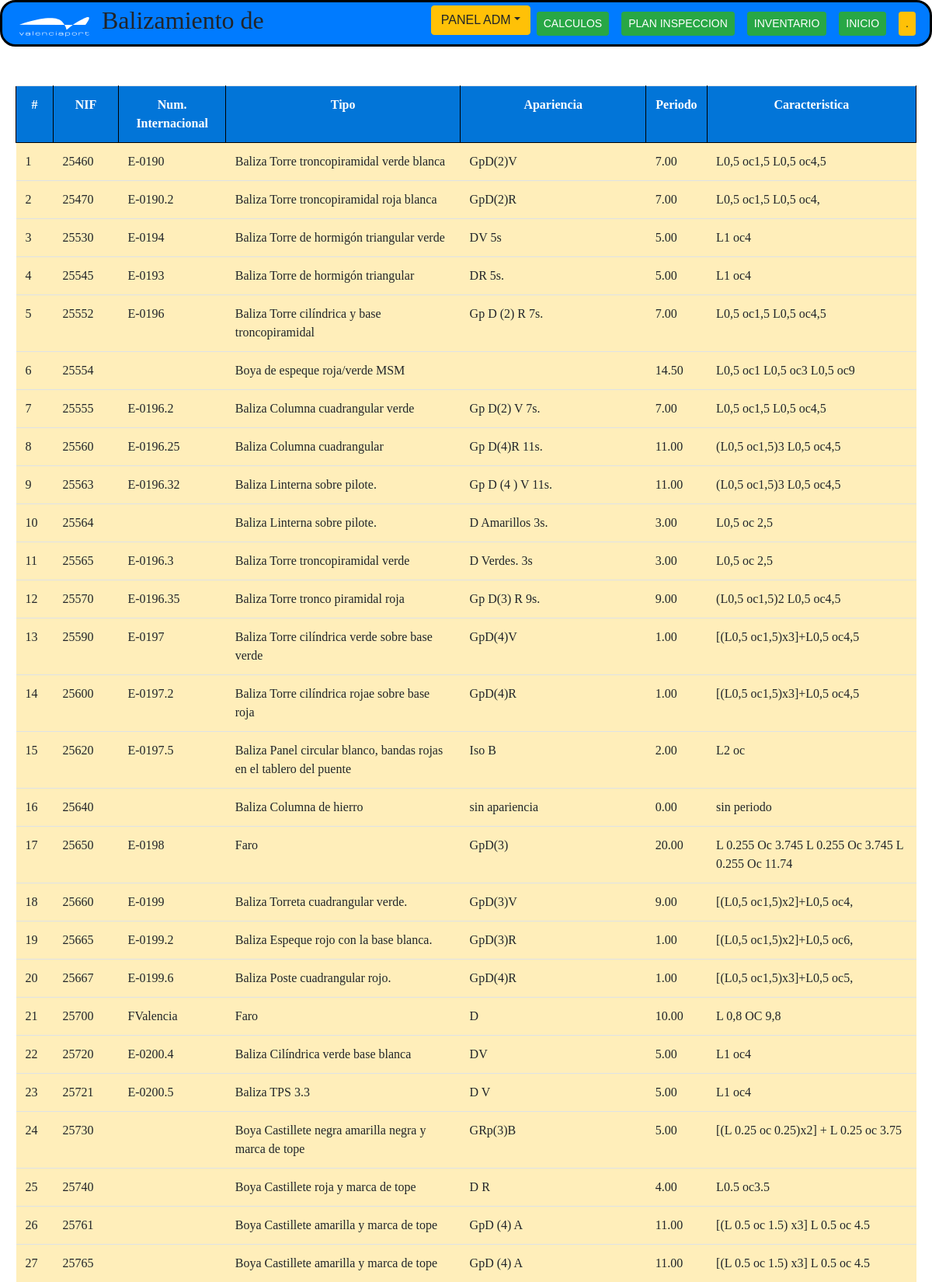
The app's page /san.php (upper part) with its own data.
### tables this page shows
CREATE TABLE `localizacion` (
  `nif` varchar(8) NOT NULL,
  `puerto` varchar(50) DEFAULT NULL,
  `num_local` decimal(5,0) DEFAULT NULL,
  `localizacion` varchar(70) DEFAULT NULL,
  `latitud` varchar(15) DEFAULT NULL,
  `longitud` varchar(15) DEFAULT NULL,
  PRIMARY KEY (`nif`),
  CONSTRAINT `localizacion_FK` FOREIGN KEY (`nif`) REFERENCES `balizamiento` (`nif`)
);

CREATE TABLE `balizamiento` (
  `nif` varchar(8) NOT NULL,
  `num_internacional` varchar(12) DEFAULT NULL,
  `tipo` varchar(250) DEFAULT NULL,
  `telecontrol` varchar(200) DEFAULT NULL,
  `apariencia` varchar(50) DEFAULT NULL,
  `periodo` decimal(5,2) DEFAULT NULL,
  `caracteristica` varchar(50) NOT NULL,
  PRIMARY KEY (`nif`)
);

### san.php (the view, shortened to what this page needs)
<?php
    include 'funciones.php';
?>
<!DOCTYPE html>
<html lang="es">
<head>
    <link href="./css/bootstrap.min.css" rel="stylesheet" />
    <link rel="stylesheet" type="text/css" href="./css/style.css" />
</head>
<body>
<?php $puerto = ucwords($_GET['puerto']);
?>
    <div class="container-fluid" style="margin-top:90px;margin-bottom:60px;">
        <div class="row">
            <div class="col-12" style="padding:20px">
                <div class="table-responsive">
                    <table class="table table-hover">
                        <tr class="info-color-dark">
                        <th>#</th>
                            <th>NIF</th>
                            <th>Num. Internacional</th>
                            <th>Tipo</th>
                            <th>Apariencia</th>
                            <th>Periodo</th>
                            <th>Caracteristica</th>
                        </tr>
                        <?php
                        $db = conectaDb();
                        if ($puerto != 'Externo') {
                            $consulta = "SELECT * FROM balizamiento b, localizacion l where b.nif=l.nif AND l.puerto like '%$puerto%' order by l.nif";
                        } else {
                            $consulta = "SELECT * FROM balizamiento b, localizacion l where b.nif=l.nif AND l.puerto not like '%valencia%' and l.puerto not like '%sagunto%' and l.puerto not like '%gandia%' order by l.nif";
                        }
                        $result = $db->prepare($consulta);
                        $result->execute();
                        if (!$result || $result->rowCount() == 0) {
                            echo "<p>Error en la consulta o sin resultados</p>\n";
                        } else {
                            $cont=1;
                            foreach ($result as $i) {
                                echo "<tr  class='table-warning seleccion'>  <td> $cont </td> <td> $i[nif] </td> <td>$i[num_internacional]</td>  <td>$i[tipo]</td>   <td>$i[apariencia]</td> <td>$i[periodo]</td> <td>$i[caracteristica]</td>    </tr>\n";
                           $cont++;
                            }
                        }
                        ?>
                    </table>
                </div>
            </div>
        </div>
    </div>
</body>
</html>

### css/style.css (style rules this page uses)
body { background: url(../img/images/fondo-home.jpg) no-repeat center center; background-size: cover; -moz-background-size: cover; -webkit-background-size: cover; -o-background-size: cover; background-attachment: fixed; }
body, input, select, textarea { font-family: "Merriweather", Georgia, serif; font-size: 1em; }
th { text-align: center; background-color: #0275d8; color: white; border: 1px solid black; }

### records on screen
localizacion: nif "25460", nif.num_internacional "E-0190", nif.tipo "Baliza Torre troncopiramidal verde blanca", nif.apariencia "GpD(2)V", nif.periodo "7.00", nif.caracteristica "L0,5 oc1,5 L0,5 oc4,5"
localizacion: nif "25470", nif.num_internacional "E-0190.2", nif.tipo "Baliza Torre troncopiramidal roja blanca", nif.apariencia "GpD(2)R", nif.periodo "7.00", nif.caracteristica "L0,5 oc1,5 L0,5 oc4,"
localizacion: nif "25530", nif.num_internacional "E-0194", nif.tipo "Baliza Torre de hormigón triangular verde", nif.apariencia "DV 5s", nif.periodo "5.00", nif.caracteristica "L1 oc4"
localizacion: nif "25545", nif.num_internacional "E-0193", nif.tipo "Baliza Torre de hormigón triangular", nif.apariencia "DR 5s.", nif.periodo "5.00", nif.caracteristica "L1 oc4"
localizacion: nif "25552", nif.num_internacional "E-0196", nif.tipo "Baliza Torre cilíndrica y base troncopiramidal", nif.apariencia "Gp D (2) R 7s.", nif.periodo "7.00", nif.caracteristica "L0,5 oc1,5 L0,5 oc4,5"
localizacion: nif "25554", nif.tipo "Boya de espeque roja/verde MSM", nif.periodo "14.50", nif.caracteristica "L0,5 oc1 L0,5 oc3 L0,5 oc9"
localizacion: nif "25555", nif.num_internacional "E-0196.2", nif.tipo "Baliza Columna cuadrangular verde", nif.apariencia "Gp D(2) V 7s.", nif.periodo "7.00", nif.caracteristica "L0,5 oc1,5 L0,5 oc4,5"
localizacion: nif "25560", nif.num_internacional "E-0196.25", nif.tipo "Baliza Columna cuadrangular", nif.apariencia "Gp D(4)R 11s.", nif.periodo "11.00", nif.caracteristica "(L0,5 oc1,5)3 L0,5 oc4,5"
localizacion: nif "25563", nif.num_internacional "E-0196.32", nif.tipo "Baliza Linterna sobre pilote.", nif.apariencia "Gp D (4 ) V 11s.", nif.periodo "11.00", nif.caracteristica "(L0,5 oc1,5)3 L0,5 oc4,5"
localizacion: nif "25564", nif.tipo "Baliza Linterna sobre pilote.", nif.apariencia "D Amarillos 3s.", nif.periodo "3.00", nif.caracteristica "L0,5 oc 2,5"
localizacion: nif "25565", nif.num_internacional "E-0196.3", nif.tipo "Baliza Torre troncopiramidal verde", nif.apariencia "D Verdes. 3s", nif.periodo "3.00", nif.caracteristica "L0,5 oc 2,5"
localizacion: nif "25570", nif.num_internacional "E-0196.35", nif.tipo "Baliza Torre tronco piramidal roja", nif.apariencia "Gp D(3) R 9s.", nif.periodo "9.00", nif.caracteristica "(L0,5 oc1,5)2 L0,5 oc4,5"
localizacion: nif "25590", nif.num_internacional "E-0197", nif.tipo "Baliza Torre cilíndrica verde sobre base verde", nif.apariencia "GpD(4)V", nif.periodo "1.00", nif.caracteristica "[(L0,5 oc1,5)x3]+L0,5 oc4,5"
localizacion: nif "25600", nif.num_internacional "E-0197.2", nif.tipo "Baliza Torre cilíndrica rojae sobre base roja", nif.apariencia "GpD(4)R", nif.periodo "1.00", nif.caracteristica "[(L0,5 oc1,5)x3]+L0,5 oc4,5"
localizacion: nif "25620", nif.num_internacional "E-0197.5", nif.tipo "Baliza Panel circular blanco, bandas rojas en el tablero del puente", nif.apariencia "Iso B", nif.periodo "2.00", nif.caracteristica "L2 oc"
localizacion: nif "25640", nif.tipo "Baliza Columna de hierro", nif.apariencia "sin apariencia", nif.periodo "0.00", nif.caracteristica "sin periodo"
localizacion: nif "25650", nif.num_internacional "E-0198", nif.tipo "Faro", nif.apariencia "GpD(3)", nif.periodo "20.00", nif.caracteristica "L 0.255 Oc 3.745 L 0.255 Oc 3.745 L 0.255 Oc 11.74"
localizacion: nif "25660", nif.num_internacional "E-0199", nif.tipo "Baliza Torreta cuadrangular verde.", nif.apariencia "GpD(3)V", nif.periodo "9.00", nif.caracteristica "[(L0,5 oc1,5)x2]+L0,5 oc4,"
localizacion: nif "25665", nif.num_internacional "E-0199.2", nif.tipo "Baliza Espeque rojo con la base blanca.", nif.apariencia "GpD(3)R", nif.periodo "1.00", nif.caracteristica "[(L0,5 oc1,5)x2]+L0,5 oc6,"
localizacion: nif "25667", nif.num_internacional "E-0199.6", nif.tipo "Baliza Poste cuadrangular rojo.", nif.apariencia "GpD(4)R", nif.periodo "1.00", nif.caracteristica "[(L0,5 oc1,5)x3]+L0,5 oc5,"
localizacion: nif "25700", nif.num_internacional "FValencia", nif.tipo "Faro", nif.apariencia "D", nif.periodo "10.00", nif.caracteristica "L 0,8 OC 9,8"
localizacion: nif "25720", nif.num_internacional "E-0200.4", nif.tipo "Baliza Cilíndrica verde base blanca", nif.apariencia "DV", nif.periodo "5.00", nif.caracteristica "L1 oc4"
localizacion: nif "25721", nif.num_internacional "E-0200.5", nif.tipo "Baliza TPS 3.3", nif.apariencia "D V", nif.periodo "5.00", nif.caracteristica "L1 oc4"
localizacion: nif "25730", nif.tipo "Boya Castillete negra amarilla negra y marca de tope", nif.apariencia "GRp(3)B", nif.periodo "5.00", nif.caracteristica "[(L 0.25 oc 0.25)x2] + L 0.25 oc 3.75"
localizacion: nif "25740", nif.tipo "Boya Castillete roja y marca de tope", nif.apariencia "D R", nif.periodo "4.00", nif.caracteristica "L0.5 oc3.5"
localizacion: nif "25761", nif.tipo "Boya Castillete amarilla y marca de tope", nif.apariencia "GpD (4) A", nif.periodo "11.00", nif.caracteristica "[(L 0.5 oc 1.5) x3] L 0.5 oc 4.5"
localizacion: nif "25765", nif.tipo "Boya Castillete amarilla y marca de tope", nif.apariencia "GpD (4) A", nif.periodo "11.00", nif.caracteristica "[(L 0.5 oc 1.5) x3] L 0.5 oc 4.5"
